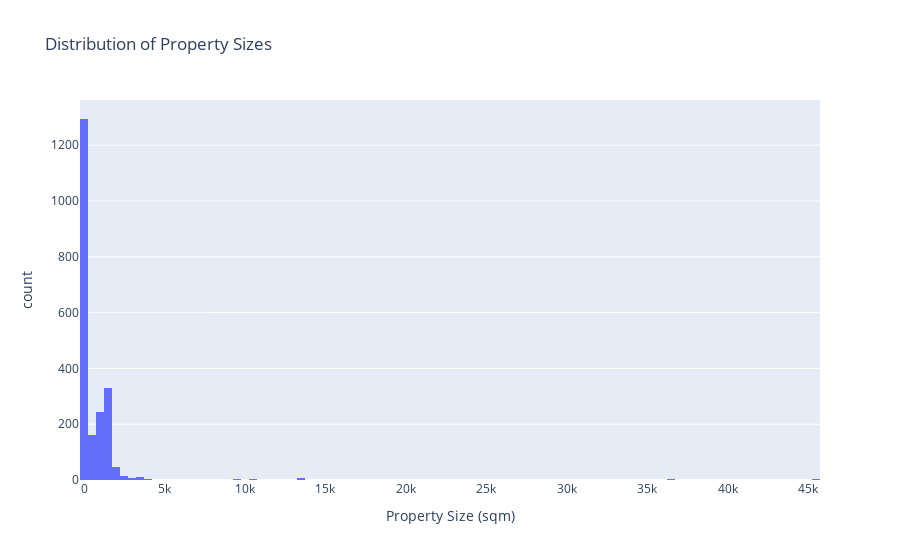

Here is the notebook cell this chart was saved with:
### Markdown cell above
### Property Size (Procedure Area)

### Code cell
# Summary statistics for property size
property_size_stats = transactions_satwa['procedure_area'].describe()
print("\nProperty Size (Procedure Area) Stats:")
print(property_size_stats)

# Histogram for property size distribution
property_size_fig = px.histogram(transactions_satwa, x='procedure_area', nbins=100, 
                                 title="Distribution of Property Sizes",
                                 labels={'procedure_area': 'Property Size (sqm)'})
property_size_fig.write_image(f"{output_dir}/property_size_distribution.png")
property_size_fig.show()

### Figure 1 — Plotly figure (JSON) as saved in the notebook; plotly's stock layout.template omitted (floating-point values rounded to 4 significant figures; data arrays with more than 128 entries replaced by an {"elided": "..."} marker saying what was removed)
{"data": [{"alignmentgroup": "True", "bingroup": "x", "hovertemplate": "Property Size (sqm)=%{x}<br>count=%{y}<extra></extra>", "legendgroup": "", "marker": {"color": "#636efa", "pattern": {"shape": ""}}, "name": "", "nbinsx": 100, "offsetgroup": "", "orientation": "v", "showlegend": false, "type": "histogram", "x": {"elided": "2133 float values"}, "xaxis": "x", "yaxis": "y"}], "layout": {"barmode": "relative", "legend": {"tracegroupgap": 0}, "title": {"text": "Distribution of Property Sizes"}, "xaxis": {"anchor": "y", "domain": [0, 1], "title": {"text": "Property Size (sqm)"}}, "yaxis": {"anchor": "x", "domain": [0, 1], "title": {"text": "count"}}}}
